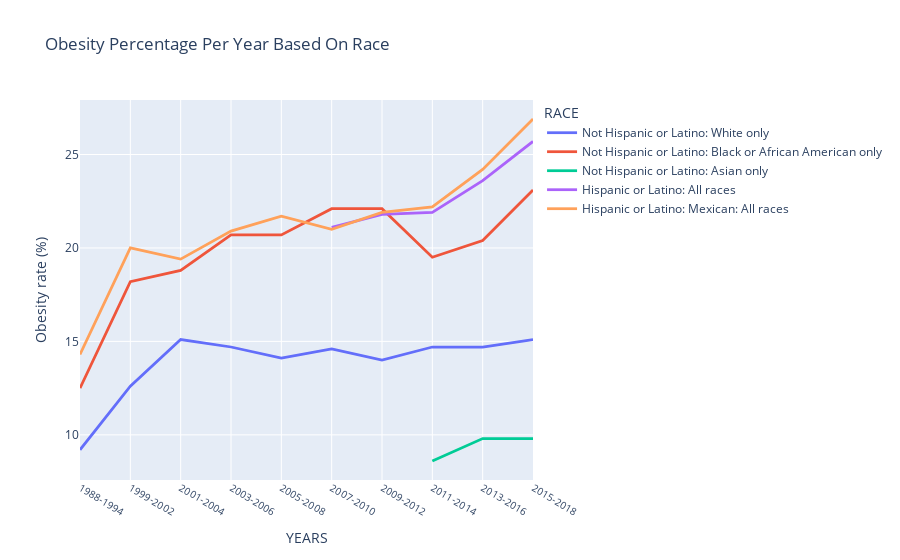

This figure's notebook cell:
### Markdown cell above
**Hispanic individuals aged 2-19 have the highest obesity rate from 1988-2018**

### Code cell
obesity_Visual2(race_his_obesity)

### Figure 1 — Plotly figure (JSON) as saved in the notebook; plotly's stock layout.template omitted (floating-point values rounded to 4 significant figures)
{"data": [{"hovertemplate": "RACE=Not Hispanic or Latino: White only<br>YEAR=%{x}<br>ESTIMATE=%{y}<extra></extra>", "legendgroup": "Not Hispanic or Latino: White only", "line": {"color": "#636efa", "dash": "solid", "width": 2.75}, "marker": {"symbol": "circle"}, "mode": "lines", "name": "Not Hispanic or Latino: White only", "orientation": "v", "showlegend": true, "type": "scatter", "x": ["1988-1994", "1999-2002", "2001-2004", "2003-2006", "2005-2008", "2007-2010", "2009-2012", "2011-2014", "2013-2016", "2015-2018"], "xaxis": "x", "y": [9.2, 12.6, 15.1, 14.7, 14.1, 14.6, 14, 14.7, 14.7, 15.1], "yaxis": "y"}, {"hovertemplate": "RACE=Not Hispanic or Latino: Black or African American only<br>YEAR=%{x}<br>ESTIMATE=%{y}<extra></extra>", "legendgroup": "Not Hispanic or Latino: Black or African American only", "line": {"color": "#EF553B", "dash": "solid", "width": 2.75}, "marker": {"symbol": "circle"}, "mode": "lines", "name": "Not Hispanic or Latino: Black or African American only", "orientation": "v", "showlegend": true, "type": "scatter", "x": ["1988-1994", "1999-2002", "2001-2004", "2003-2006", "2005-2008", "2007-2010", "2009-2012", "2011-2014", "2013-2016", "2015-2018"], "xaxis": "x", "y": [12.5, 18.2, 18.8, 20.7, 20.7, 22.1, 22.1, 19.5, 20.4, 23.1], "yaxis": "y"}, {"hovertemplate": "RACE=Not Hispanic or Latino: Asian only<br>YEAR=%{x}<br>ESTIMATE=%{y}<extra></extra>", "legendgroup": "Not Hispanic or Latino: Asian only", "line": {"color": "#00cc96", "dash": "solid", "width": 2.75}, "marker": {"symbol": "circle"}, "mode": "lines", "name": "Not Hispanic or Latino: Asian only", "orientation": "v", "showlegend": true, "type": "scatter", "x": ["1988-1994", "1999-2002", "2001-2004", "2003-2006", "2005-2008", "2007-2010", "2009-2012", "2011-2014", "2013-2016", "2015-2018"], "xaxis": "x", "y": [null, null, null, null, null, null, null, 8.6, 9.8, 9.8], "yaxis": "y"}, {"hovertemplate": "RACE=Hispanic or Latino: All races<br>YEAR=%{x}<br>ESTIMATE=%{y}<extra></extra>", "legendgroup": "Hispanic or Latino: All races", "line": {"color": "#ab63fa", "dash": "solid", "width": 2.75}, "marker": {"symbol": "circle"}, "mode": "lines", "name": "Hispanic or Latino: All races", "orientation": "v", "showlegend": true, "type": "scatter", "x": ["1988-1994", "1999-2002", "2001-2004", "2003-2006", "2005-2008", "2007-2010", "2009-2012", "2011-2014", "2013-2016", "2015-2018"], "xaxis": "x", "y": [null, null, null, null, null, 21.1, 21.8, 21.9, 23.6, 25.7], "yaxis": "y"}, {"hovertemplate": "RACE=Hispanic or Latino: Mexican: All races<br>YEAR=%{x}<br>ESTIMATE=%{y}<extra></extra>", "legendgroup": "Hispanic or Latino: Mexican: All races", "line": {"color": "#FFA15A", "dash": "solid", "width": 2.75}, "marker": {"symbol": "circle"}, "mode": "lines", "name": "Hispanic or Latino: Mexican: All races", "orientation": "v", "showlegend": true, "type": "scatter", "x": ["1988-1994", "1999-2002", "2001-2004", "2003-2006", "2005-2008", "2007-2010", "2009-2012", "2011-2014", "2013-2016", "2015-2018"], "xaxis": "x", "y": [14.3, 20, 19.4, 20.9, 21.7, 21, 21.9, 22.2, 24.2, 26.9], "yaxis": "y"}], "layout": {"autosize": true, "legend": {"title": {"text": "RACE"}, "tracegroupgap": 0}, "title": {"text": "Obesity Percentage Per Year Based On Race"}, "xaxis": {"anchor": "y", "autorange": true, "domain": [0, 1], "range": [0, 9], "tickfont": {"size": 10}, "title": {"text": "YEARS"}, "type": "category"}, "yaxis": {"anchor": "x", "autorange": true, "domain": [0, 1], "range": [7.583, 27.92], "title": {"text": "Obesity rate (%)"}, "type": "linear"}}}
